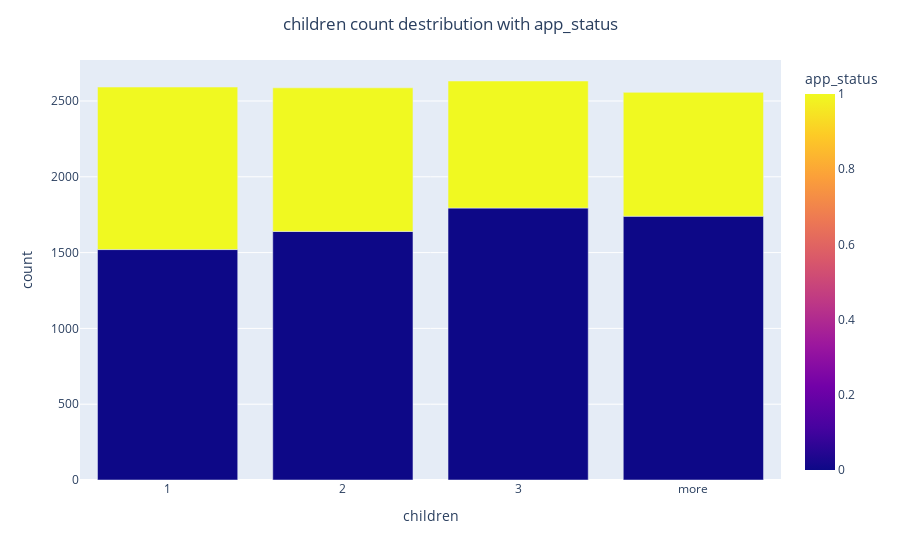

Here is the notebook cell this chart was saved with:
### Markdown cell above
###   children

### Code cell
df_children=train.groupby(by =['children','app_status'])['ID'].count().to_frame().reset_index().rename(columns={'children':'children','app_status':'app_status','ID':'count'})

fig = px.bar(df_children, x="children", y="count", color="app_status", barmode="group",
             
             )
fig.update_layout(title_text="children count destribution with app_status",title_x=0.5,
                  hoverlabel=dict(
                  bgcolor="white",
                  font_size=16,
                  font_family="Rockwell",
                                
     )
  )
fig.show()

### Figure 1 — Plotly figure (JSON) as saved in the notebook; plotly's stock layout.template omitted (floating-point values rounded to 4 significant figures)
{"data": [{"alignmentgroup": "True", "hovertemplate": "children=%{x}<br>count=%{y}<br>app_status=%{marker.color}<extra></extra>", "legendgroup": "", "marker": {"color": [0, 1, 0, 1, 0, 1, 0, 1], "coloraxis": "coloraxis"}, "name": "", "offsetgroup": "", "orientation": "v", "showlegend": false, "textposition": "auto", "type": "bar", "x": ["1", "1", "2", "2", "3", "3", "more", "more"], "xaxis": "x", "y": [1520, 1072, 1640, 947, 1794, 838, 1740, 817], "yaxis": "y"}], "layout": {"barmode": "group", "coloraxis": {"colorbar": {"title": {"text": "app_status"}}, "colorscale": [[0, "#0d0887"], [0.1111, "#46039f"], [0.2222, "#7201a8"], [0.3333, "#9c179e"], [0.4444, "#bd3786"], [0.5556, "#d8576b"], [0.6667, "#ed7953"], [0.7778, "#fb9f3a"], [0.8889, "#fdca26"], [1, "#f0f921"]]}, "hoverlabel": {"bgcolor": "white", "font": {"family": "Rockwell", "size": 16}}, "legend": {"tracegroupgap": 0}, "margin": {"t": 60}, "title": {"text": "children count destribution with app_status", "x": 0.5}, "xaxis": {"anchor": "y", "domain": [0, 1], "title": {"text": "children"}}, "yaxis": {"anchor": "x", "domain": [0, 1], "title": {"text": "count"}}}}
